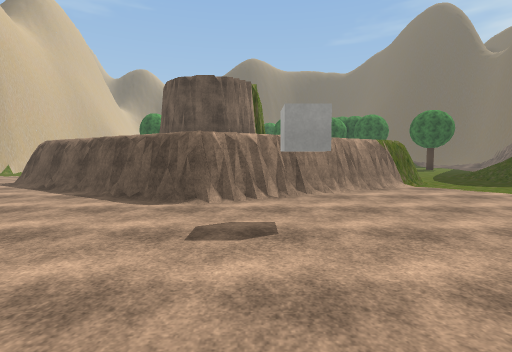
View 1 (above)

17 first-person views from a walk through a Unity game level. The camera is 1.5 m above the floor, tilts 4° down and sees 85° across. The floor is counted in squares, 2 m on a side. Each view is taken from the middle of a square. On the plan, view 1 faces up. The plan holds only what a view shows up to about 10 squares ahead; the rest is blank. The place goes on beyond the plan. Some trees and plants on the terrain are drawn as simple stand-ins. The player character is not drawn. Some surface patterns are stand-ins.

View 2
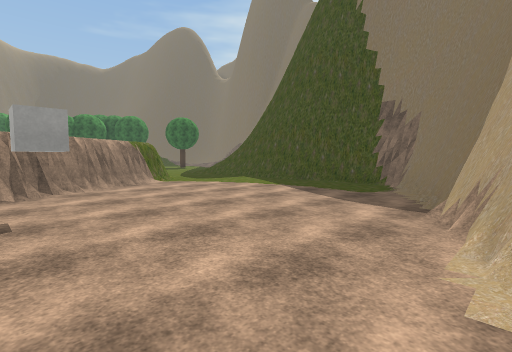

View 3
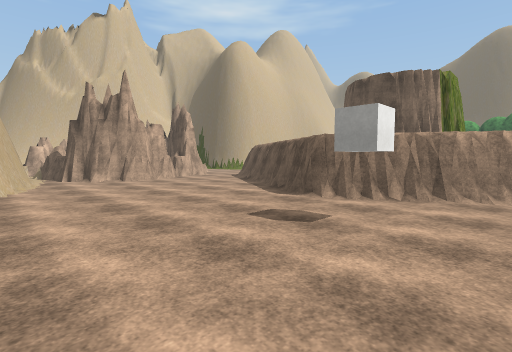

View 4
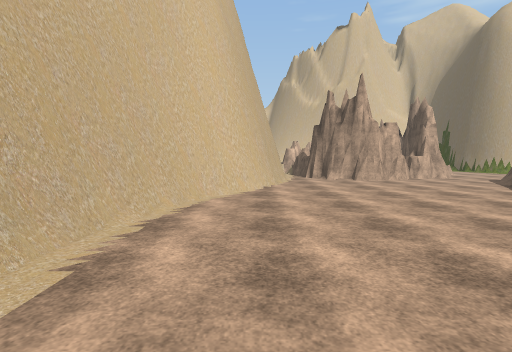

View 5
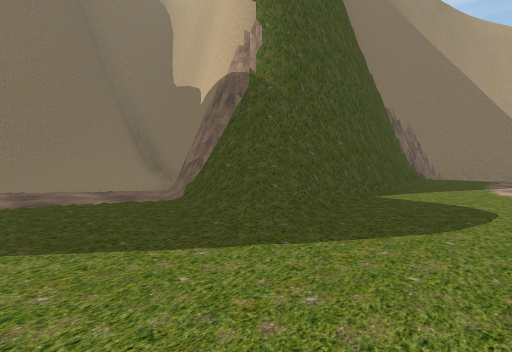

View 6
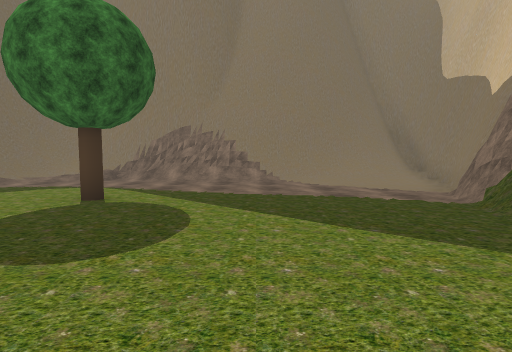

View 7
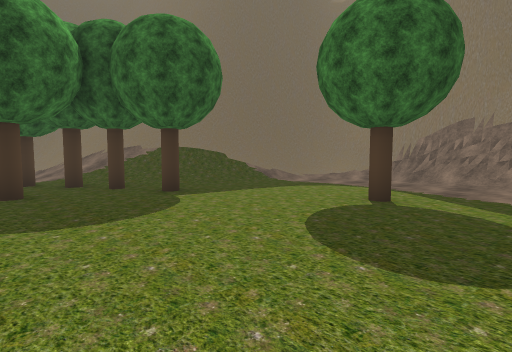

View 8
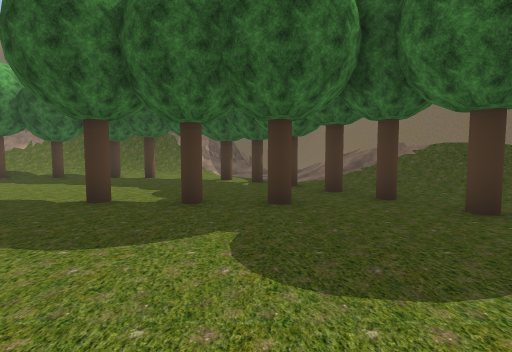

View 9
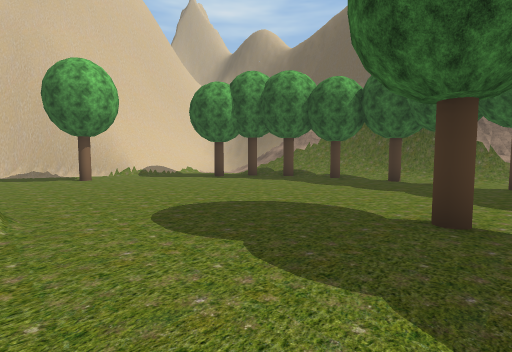

View 10
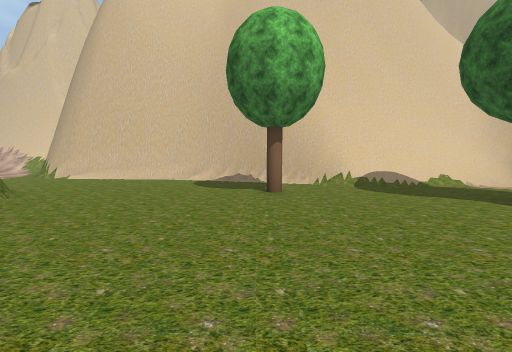

View 11
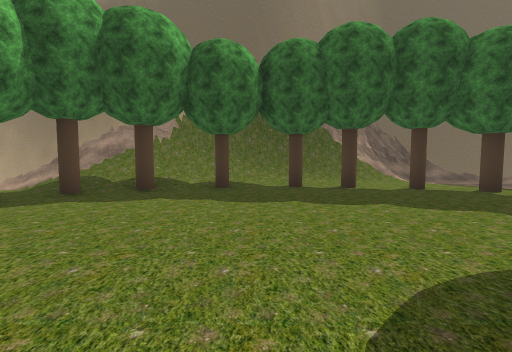

View 12
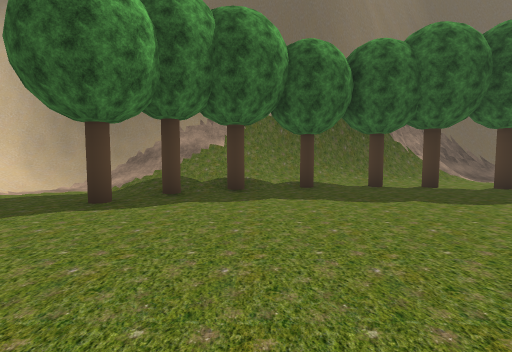

View 13
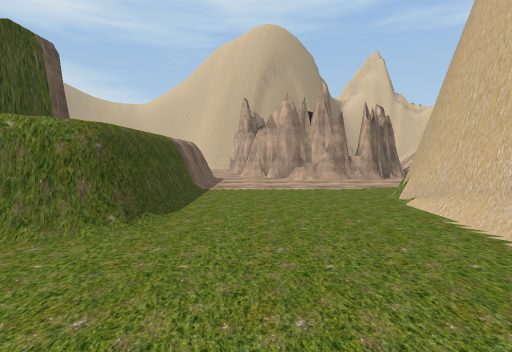

View 14
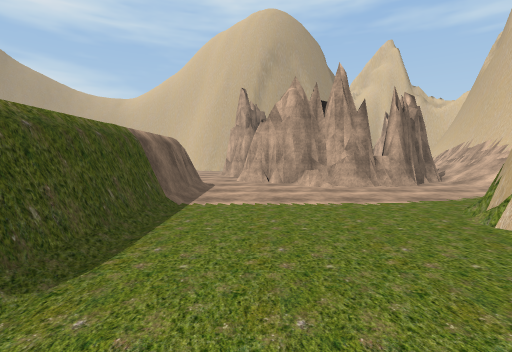

View 15
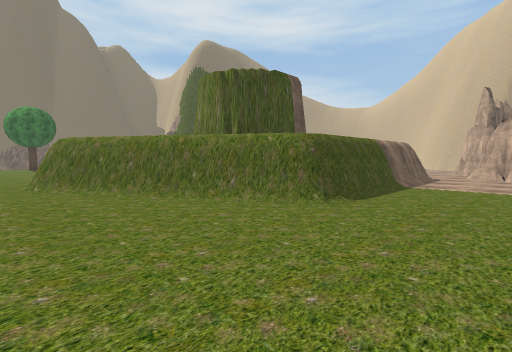

View 16
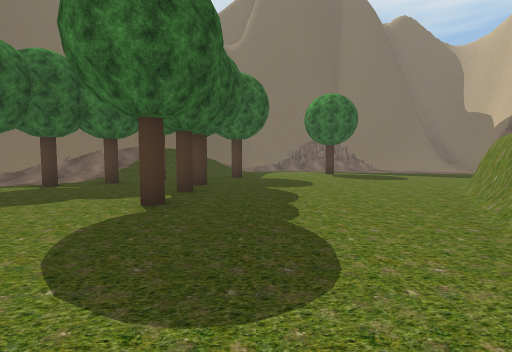

View 17
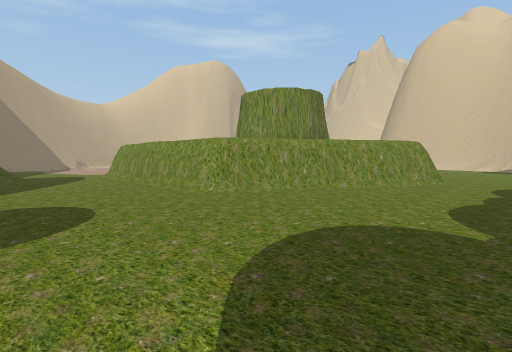

### Floor plan
Key: @ floor where view 1 was taken; # wall or solid block; . floor; / step, stairs or slope; = window, fence, low wall or low ledge; T tree.
Columns run from 15 left of view 1 to 16 right of it. Each row starts with its distance up from view 1.
 29                  ######
 28     ##############////##
 27     #///=//////////..//#
 26     #////////T/TT...../##
 25     ##//.//T......TT..//#
 24     ##//.TT.........T.//##
 23      ##/.............T///##
 22      ##/..............T///##
 21      ##/.........T....T.///###
 20      ##............TT..T.////##
 19      #..T...................//#
 18     ##......................./#
 17     #.........#............../#
 16     #.......#####........T.../#
 15     #.....###   ###........./##
 14     #....##       ##......../#
 13     #....#         #......../#
 12     #....#         #.........#
 11     .....#         #.........##
 10    ......#         #..//....//#
  9   .......#         #..//##.../##
  8  /.###...##       ##../#####//=#
  7 #/######..##     ##.../##  #####
  6 #/     #...#######.....#
  5 #      #.....###.......#
  4        ##..............#
  3        ##..............#
  2        #...............#
  1        ##.............##
  0         ###....@....###
 -1           ###.... ###
 -2             ####

Positions as (right, up) in squares from view 1, and headings:
1: (0, 0), facing up
2: (0, -1), facing up-right
3: (2, 0), facing up-left
4: (2, 0), facing left
5: (5, 12), facing down-right
6: (5, 13), facing right
7: (5, 14), facing up-right
8: (5, 16), facing up
9: (3, 17), facing up-left
10: (-1, 19), facing left
11: (-1, 19), facing up
12: (-3, 19), facing up
13: (-8, 17), facing down
14: (-8, 15), facing down
15: (-9, 18), facing down-right
16: (-2, 19), facing right
17: (8, 19), facing down-left
